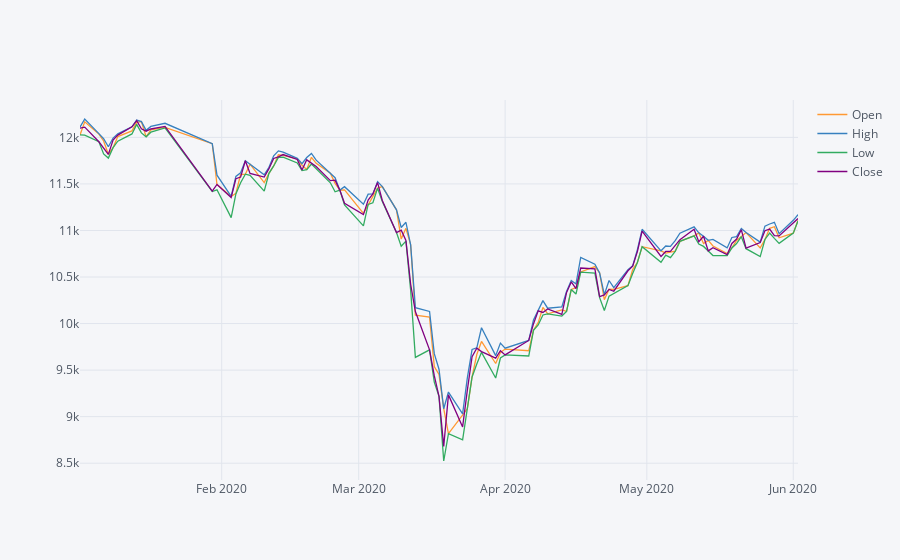

Write notebook code for a chart like this one.
### Markdown cell above
## Ploty (Interactive chart)

### Code cell
plyo.iplot(TWII.drop("Volume", axis=1).iplot(asFigure=True))
